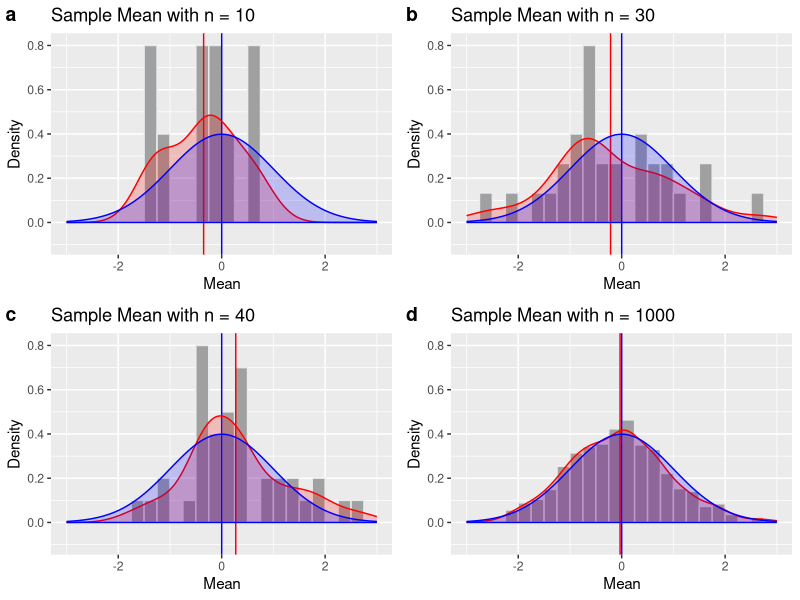

Recreate this plot in R.
## ---- chunk 1
knitr::opts_chunk$set(echo = TRUE)
## ---- chunk 2
options(scipen = 999)
options(digits = 3)

# Verify the simulation data is formatted as a list of n matrices
VERIFY_SOURCE_FILE = FALSE    # store to file
VERIFY_SOURCE_SCR  = FALSE    # print to screen
RUN_SIM_VERIFY     = FALSE    # run verification tests

# Verify the mean column data is stored as a list of lists.
VERIFY_MEAN_DISTRIB_FILE  = FALSE
VERIFY_MEAN_DISTRIB_SCR   = FALSE
RUN_VERIFY_MEAN_DISTRIB   = FALSE

# Verify the mean distribution images
VERIFY_MEAN_DIST_IMG      = FALSE
VERIFY_MEAN_DIST_IMG_FILE = FALSE
RUN_MEAN_DIST_IMG         = FALSE

# Verify the simulation data
VERIFY_SAMPLE_STATS_FILE  = FALSE
VERIFY_SAMPLE_STATS_SCR   = FALSE
RUN_VERIFY_STATS          = FALSE

# Verify the mean convergence image
VERIFY_CONVERGE_IMG       = FALSE
RUN_VERIFY_CONVERGE_IMG   = FALSE

# Verify the Tooth image
VERIFY_TOOTH_DATA         = FALSE
RUN_VERIFY_TOOTH_DATA     = FALSE

# Verify the TOOTH image
VERIFY_TOOTH_IMG          = FALSE
RUN_VERIFY_TOOTH_IMG      = FALSE

# Verify the convergence table
VERIFY_CONVERGE_TABLE     = FALSE
RUN_VERIFY_CONVERGE_TABLE = FALSE

# Verify the convergence table
VERIFY_TOOTH_SUMMARY      = FALSE
RUN_VERIFY_TOOTH_SUMMARY  = FALSE

# Verify the convergence table
RUN_CALCULATE_AREA_D      = FALSE
VERIFY_CALCULATE_AREA_D   = FALSE

# Verify the convergence table
EXECUTE      = TRUE

library(dplyr)
library(ggplot2)
library(gridExtra)
library(knitr)
library(kableExtra)
library(ggpubr)
library(matrixStats)
library(data.table)
library(sfsmisc)

set.seed(2063)


lambda       <- 0.2
sampleSize   <- 40
mu           <- 1/lambda
sigma        <- 1/lambda
variance     <- sigma^2
sampleSD     <- sigma/sqrt(sampleSize)

if(FALSE)
{
  print("CONSTANTS")
  print(paste0("lambda            = ", lambda))
  print(paste0("sampleSize        = ", sampleSize))
  print(paste0("mu                = ", mu))
  print(paste0("sigma             = ", sigma))
  print(paste0("variance          = ", variance))
  print(paste0("sampleSD          = ", sampleSD))
}

## ---- chunk 3

generateSimData <- function(sampleRepetition)
{
  if(RUN_SIM_VERIFY & VERIFY_MEAN_DISTRIB_SCR | FALSE)
  {
    print("generateSimData: verify inputs")
    print(paste0("sampleRepetitions = ", sampleRepetition))
    print(paste0("sampleSize   = ", sampleSize))
    print(paste0("lambda       = ", lambda))
  }

  # ----------------------------------------------------------------------------------
  simData <- list()

  for (i in 1:length(sampleRepetition)) {
    simData[[i]] <- matrix(rexp(sampleRepetition[i]*sampleSize, lambda),
                                   nrow = sampleSize, ncol = sampleRepetition[i])
  }
  # ----------------------------------------------------------------------------------

  if(RUN_SIM_VERIFY & VERIFY_SOURCE_FILE | FALSE)
  {
    print("generateSimData: store in simData_#.csv")
    filename <- paste0("simData_", sampleRepetition[i], ".csv")
    write.csv(sampleMatrix, filename, row.names=FALSE)
  }

  if(RUN_SIM_VERIFY & VERIFY_SOURCE_SCR | FALSE)
  {
    print("generateSimData: ")
    print(simData)
  }

  return (simData)
}

if(RUN_SIM_VERIFY)
{
  sampleRepetition  <- c(10, 20, 30, 40)

  simData <- generateSimData(sampleRepetition)

  print("RUN_SIM_VERIFY: simData")
  print(simData)
}

## ---- chunk 4

generateMeanDist <- function(sampleRepetition, simData)
{
  if(VERIFY_MEAN_DISTRIB_SCR | FALSE)
  {
    print("generateMeanDist: verify inputs")
    print(paste0("sampleRepetitions = ", sampleRepetition))
    print(paste0("lambda            = ", lambda))
    print(paste0("mu                = ", mu))
    print(paste0("variance            = ", variance))
    print(paste0("sampleSD         = ", sampleSD))
    # print("simData = ")
    # print(simData)
    print("Test sim data separately")
  }

  # ----------------------------------------------------------------------------------
  distributions     <- list()
  meanDistributions <- list()

  for (i in 1:length(sampleRepetition)) {
    distributions[[i]]   <- colMeans(simData[[i]])
  }

  transformToN <- function(sample) {
    (sample - mu)/sampleSD
  }

  for (i in 1:length(sampleRepetition)) {
    meanDistributions[[i]]   <- lapply(distributions[[i]], transformToN)
    meanDistributions[[i]]   <- c(unlist(meanDistributions[[i]]))
  }
  
  if(VERIFY_MEAN_DISTRIB_SCR | TRUE)
  {
    for (i in 1:length(sampleRepetition)) {
      print("distributions = ")
      print(distributions[i])
      print("meanDistributions = ")
      print(meanDistributions[i])
    }
  }

  # ----------------------------------------------------------------------------------

  if(VERIFY_MEAN_DISTRIB_FILE | TRUE)
  {
    print("generateMeanDist: store in simData_#.csv")
    for (i in 1:length(sampleRepetition)) {
      filename <- paste0("meanDistributions_", sampleRepetition[i], ".csv")
      write.csv(meanDistributions[[i]], filename, row.names=FALSE)
      
      filename2 <- paste0("distributions_", sampleRepetition[i], ".csv")
      write.csv(distributions[[i]], filename2, row.names=FALSE)
    }
  }

  if(VERIFY_MEAN_DISTRIB_SCR | FALSE)
  {
    print("generateMeanDist: meanDistributions")
    print(meanDistributions)
  }

  return (meanDistributions)
}

if(RUN_VERIFY_MEAN_DISTRIB)
{
  sampleRepetition  <- c(10, 20, 30, 40)

  simData           <- generateSimData(sampleRepetition)
  meanDistributions <- generateMeanDist(sampleRepetition, simData)

  print("RUN_VERIFY_MEAN_DISTRIB: meanDistributions")
  print(meanDistributions)
}

## ---- chunk 5

imageMeanDistribution <- function(sampleRepetition, meanDistributions, binRange)
{
  if(VERIFY_MEAN_DIST_IMG | FALSE)
  {
    print("imageMeanDistribution: verify inputs")
    print(paste0("sampleRepetitions = ", sampleRepetition))
    print(paste0("sampleSize        = ", sampleSize))
    print(paste0("lambda            = ", lambda))
    print(paste0("mu                = ", mu))
    print(paste0("variance          = ", variance))
    print(paste0("sampleSD          = ", sampleSD))
    # print("binRange = ")
    # print(binRange)
    print("Test binRange separately")
    # print("meanDistributions = ")
    # print(meanDistributions)
    print("Test meanDistributions separately")
  }

  # -----------------------------------------------------------------------------
  label <- c("a", "b","c","d")
  pltList <- list()

  for (i in 1:length(sampleRepetition)) {
    frame <- data.frame(pdf = meanDistributions[[i]])
    # frame  <- data.frame(pdf = meanDistributions[[i]])
    # colnames(frame) <- c("pdf")
    
    if(VERIFY_MEAN_DIST_IMG | FALSE)
    {
      # print(paste0("class meanDistributions[i] ", typeof(meanDistributions[i])))
      # print("imageMeanDistribution: meanDistributions[i]")
      # print(meanDistributions[i])
      print("imageMeanDistribution: frame")
      print(frame)
    }

    if(VERIFY_MEAN_DIST_IMG_FILE | FALSE)
    {
      print("generateMeanDist: store in simData_#.csv")
      filename <- paste0("meanDistributionsIMG_", sampleRepetition[i], ".csv")
      write.csv(meanDistributions[[i]], filename, row.names=FALSE)
      
      filename2 <- paste0("frame", sampleRepetition[i], ".csv")
      write.csv(frame, filename2, row.names=FALSE)

    }

    pltList[[i]] <- ggplot(frame, aes(x = pdf)) +
      geom_histogram(aes(y = ..density..), breaks = binRange, fill = "#a0a0a0",
                     color = "#e9ecef") +
      geom_vline(aes(xintercept=mean(pdf)), color="red", linewidth = 0.5) +
      geom_vline(aes(xintercept = 0.0), color="blue", linewidth = 0.5) +
      geom_density(alpha = 0.2, color = "red", fill="red")  +
      stat_function(fun = function (x)
        dnorm(x, mean =  0, sd = 1),
        color = "blue", fill = "blue",
                geom = "area", alpha = 0.2) +
      ggtitle(paste0("Sample Mean with n = ", sampleRepetition[i])) +
      scale_x_continuous(limits = c(-3, 3), "Mean") +
      scale_y_continuous(limits = c(-0.1, 0.81), "Density")
  }

  plt <- ggarrange(pltList[[1]], pltList[[2]], pltList[[3]], pltList[[4]],
          labels = label,
          ncol = 2, nrow = 2)

  ggsave(plot = plt, width = 6.0, height = 4.0, dpi = 300,
         filename = "distribution.png")

}

if(RUN_MEAN_DIST_IMG)
{
  sampleRepetition  <- c(10, 20, 30, 1000)
  binRange          <- seq(-3.0, 3.0, by = 0.5)

  simData           <- generateSimData(sampleRepetition)
  meanDistributions <- generateMeanDist(sampleRepetition, simData)
  imageMeanDistribution(sampleRepetition, meanDistributions, binRange)

  print("RUN_MEAN_DIST_IMG: check image")
}

## ---- chunk 6
# 
# doses    = c(0.5, 1.0, 2.0) # mg/day
# delivery = c("OJ", "AA")    # delivery of AA, OJ - Orange Juice, AA - Ascorbic Acid
# 
# nPigs    <- 60
# nLength  <- nPigs/(length(doses)*length(delivery))
# nBins    <- nPigs/nLength
# bw <- c(3, 3, 4, 3, 3, 4)
# p <- list()
# 
#   doseFactor  <- as.factor(ToothGrowth$dose)
#   allFactor   <- as.factor(paste0(ToothGrowth$supp, "-", ToothGrowth$dose))
#   
#   ToothGrowth <- cbind(ToothGrowth, doseFactor)
#   ToothGrowth <- cbind(ToothGrowth, allFactor)
#   # print("All factor")
#   # print(allFactor)
#   # print(ToothGrowth)
# 
# createTeethData <- function ()
# {
#   teethDF <- data.frame(matrix(0, nrow = 10, ncol = 0))
#   # toothLen <- ToothGrowth$len
#   treatmentName <- c()
#   # print("ToothGrowth:")
#   # print(class(ToothGrowth))
#   # print(ToothGrowth)
#   # print("toothLen:")
#   # print(class(toothLen))
#   # print(toothLen)
#   # print(toothLen[1:10])
#   for (i in 1:nBins){
#     # print(ToothGrowth[((i-1)*nLength + 1) : (i*nLength),])
#     # print(cbind(ToothGrowth[((i-1)*nLength + 1) : (i*nLength),]))
#     # print(paste0(i, " start = ", (i-1)*nLength + 1, " end = ", i*nLength))
#     # print(toothLen[((i-1)*nLength + 1) : (i*nLength)])
#     # print("------------------------------------")
#     # # teethDF <- cbind(teethDF, toothLen[((i-1)*nLength + 1) : (i*nLength)])
#     # treatmentName[i] <- paste0(ToothGrowth$supp[(i - 1)*10 + 1], 
#     #                            "_",  ToothGrowth$dose[(i - 1)*10 + 1])
#   }
#   # colnames(ToothGrowth) <- treatmentName
#   # print(ToothGrowth)
#   # print(toothLen)
#   # print(teethDF)
#   
#   return (teethDF)
# 
# }

# Now in the second portion of the project, we're going to analyze the ToothGrowth data in the R datasets package.
# Load the ToothGrowth data and perform some basic exploratory data analyses

# Provide a basic summary of the data.

# Use confidence intervals and/or hypothesis tests to compare tooth growth by supp and dose. (Only use the techniques from class, even if there's other approaches worth considering)

# State your conclusions and the assumptions needed for your conclusions.

# The response is the length of odontoblasts (cells responsible for tooth
# growth) in 60 guinea pigs. Each animal received one of three dose levels of
# vitamin C (0.5, 1, and 2 mg/day) by one of two delivery methods, orange juice
# or ascorbic acid (a form of vitamin C and coded as AA).
# https://www.rdocumentation.org/packages/datasets/versions/3.6.2/topics/ToothGrowth

## ---- chunk 7
# ```{r smGraph, echo = FALSE, fig.dim = c(4, 2)}

# createConvergencePlot <- function()
# {
#   # sampleSize  <- c(10, 20, 30, 40, 50, 60, 70, 80, 90,
#   #                  100, 200, 300, 400, 500, 600, 700, 800, 900,
#   #                  1000, 2000, 3000, 4000, 5000, 6000, 7000, 8000, 9000,
#   #                  10000)
# 
#   sampleSize   <- c(10, 20, 30, 40, 100, 1000, 10000, 100000, 1000000, 10000000)
#   meanColMatrix   <- setSource(sampleSize)
#   sampleStats  <- generateSampleStats(sampleSize, meanColMatrix)
# 
#   names(sampleStats) <- c("size", "mean", "variance")
#   print("generateSampleStats: sampleStats")
#   print(sampleStats)
# 
#   sampleStats <- sampleStats %>% mutate(variance = variance + 5.0)
# 
#   graphTics   <- c(5, 10, 100, 1000, 10000, 100000, 1000000, 10000000)
# 
#   plt <- ggplot(sampleStats, aes(x = size)) +
#     geom_line(aes(y=mean, color='Mean')) +
#     geom_line(aes(y=variance, color='Variance')) +
#     geom_hline(yintercept = 5, color="1/lambda") +
#     scale_x_log10(breaks = graphTics, limits = c(sampleSize[1],
#                   sampleSize[28]+1)) +
#     scale_y_continuous(limits = c( 4.6, 5.4 ), "Mean",
#     sec.axis = sec_axis(~ . - 5.0, name = "Variance")) +
#     ggtitle("Sample Mean and Variance") + xlab("Sample Size (log n)") +
#     scale_color_manual(
#       name='Statistic', breaks=c('Mean', 'Variance',"1/lambda"),
#       values=c('Mean'='blue', 'Variance'='red', "1/lambda"='black')) +
#     theme(plot.title = element_text(size = 10, hjust = 0.5),
#           axis.title.x = element_text(size = 8),
#           axis.title.y = element_text(size = 8),
#           axis.text.x = element_text(face="bold", size=6),
#           axis.text.y = element_text(face="bold", size=6),
#           legend.title = element_text(size = 6),
#           legend.text = element_text(size = 6),
#           legend.key.size = unit(2, 'mm'),
#           legend.position = c(0.85, 0.75))
# 
#   ggsave(plot = plt, width = 4.0, height = 2.5, dpi = 300,
#          filename = "converge.png")
# }

## ---- chunk 8
# 
# createHistograms <- function()
# {
#   sampleSize <- c(2, 10, 30, 40)
#   label <- c("a", "b","c","d")
# 
#   pltList <- list()
# 
#   meanColMatrix   <- setSource(sampleSize)
# 
#   for (i in 1:length(sampleSize)) {
#     frame  <- data.frame(pdf = meanColMatrix[,i])
# 
#     pltList[[i]] <- ggplot(frame, aes(x = pdf)) +
#       geom_histogram(binwidth = 0.5, fill="#000000", color="#e9ecef") +
#       stat_function(fun = function (x)
#         dnorm(x, mean =  mu, sd = sigma/sqrt(nSamples))*25,
#         color = "green") +
#       ggtitle(paste0("Sample Mean with n = ", sampleSize[i])) +
#       scale_x_continuous(limits = c(-1, 10.0), "Mean") +
#       scale_y_continuous(limits = c(-0.1, 20), "Count")
#   }
# 
#   plt <- ggarrange(pltList[[1]], pltList[[2]], pltList[[3]], pltList[[4]],
#           labels = label,
#           ncol = 2, nrow = 2)
# 
#   ggsave(plot = plt, width = 6.0, height = 4.0, dpi = 300,
#          filename = "distribution.png")
# }

## ---- chunk 9
# 
# createDotPlot <- function (x_axis)
# {
#   ToothGrowth$dotColor <- c(rep("blue",10),
#                             rep("green",10),
#                             rep("orange",10),
#                             rep("purple",10),
#                             rep("yellow",10),
#                             rep("red",10))
# 
#   g <- ggplot(ToothGrowth, aes_string(x = x_axis, y = "len"))
#   g + geom_boxplot() +
#     geom_dotplot(binaxis='y',
#                  stackdir='center',
#                  dotsize = .5,
#                  fill = ToothGrowth$dotColor) +
#     labs(title="Effect of Vitamin C on Tooth Growth",
#          subtitle="Delivery and Dosage",
#          caption="Source: ???",
#          x="Delivery (OJ, VC), Dosage(0.5, 1.0, 2.0)",
#          y="Tooth Length")
# 
# }

## ---- chunk 10
# 
#   statData <- data.frame(n = c(sampleStats$size[1],
#                           sampleStats$size[10],
#                           sampleStats$size[19],
#                           sampleStats$size[28]),
#                  Mean = c(sampleStats$mean[1],
#                           sampleStats$mean[10],
#                           sampleStats$mean[19],
#                           sampleStats$mean[28]),
#                  Deviation = c(sampleStats$st_dev[1],
#                                sampleStats$st_dev[10],
#                                sampleStats$st_dev[19],
#                                sampleStats$st_dev[28]))

# summarise_all(c("len", "dose"), mean)


## ---- chunk 11
#
#   histogramData <-
#     data.frame(
#       n          = c(sampleSize[1], sampleSize[10],
#                      sampleSize[19], sampleSize[21]),
#       Mean       = c(round(sampleMean[[1]]),
#                          round(sampleMean[[2]]),
#                          round(sampleMean[[3]]),
#                          round(sampleMean[[4]])),
#       DeltaMu    = c("- - - -",
#                          round(sampleMean[[2]] - sampleMean[[1]], digits = 3),
#                          round(sampleMean[[3]] - sampleMean[[2]], digits = 3),
#                          round(sampleMean[[4]] - sampleMean[[3]], digits = 3)),
#       Sigma      = c(sampleDeviation[[1]],
#                          sampleDeviation[[2]],
#                          sampleDeviation[[3]],
#                          sampleDeviation[[4]]),
#       DeltaSigma = c("- - - -",
#                      round(sampleDeviation[[2]] - sampleDeviation[[1]],
#                            digits = 3),
#                      round(sampleDeviation[[3]] - sampleDeviation[[2]],
#                            digits = 3),
#                      round(sampleDeviation[[4]] - sampleDeviation[[3]],
#                            digits = 3))
#       )

## ---- chunk 12

  # sampleMean      <- list()
  # sampleDeviation <- list()
  # comparisonSet <- c(1, 3, 10, 28)
  #
  # for (i in 1:length(comparisonSet)) {
  #   sampleMean[[i]]      <- mean(meanColMatrix[,comparisonSet[[i]]])
  #   sampleDeviation[[i]] <- sd(meanColMatrix[,comparisonSet[[i]]])
  # }

## ---- chunk 13

if(EXECUTE & TRUE)
{
  mu           <- 1/lambda
  var          <- mu^2/sqrt(sampleSize)
  sampleRepetition  <- c(10, 30, 40, 1000)
  binRange          <- seq(-3.0, 3.0, by = 0.25)

  simData <- generateSimData(sampleRepetition)
  meanDistributions <- generateMeanDist(sampleRepetition, simData)
  imageMeanDistribution(sampleRepetition, meanDistributions, binRange)
}

## ---- chunk 14
  # knitr::kable(statData)
## ---- chunk 15
  # knitr::kable(histogramData)
## ---- chunk 16

# set.seed(101)
# 
# nSamples     <- 40
# lambda       <- 0.2
# mu           <- 1/lambda
# sigma        <- 1/lambda
# var          <- 1/lambda^2
# exponentSampleMatrix <- matrix()
# 
# # Simulate 1,000 samples with 40 observations each
# setSource <- function (sampleSize)
# {
#   meanColMatrix          <- matrix(nrow = 0, ncol = nSamples)
#   
#   # print(paste0("sample len ", length(sampleSize)))
#   # print("meanMat data")
#   # print("sampleSize[i]   mu   sigma")
# 
#   for (i in 1:length(sampleSize)) {
#     
#         #                                    40
#         # +-+-+-+-+-+-+-+-+-+-+-+-+-+-+-+-+-+-+-+-+-+-+-+-+-+-+-+-+-+-+-+-+-+-+-+-+-+-+-+
#         # +-+-+-+-+-+-+-+-+-+-+-+-+-+-+-+-+-+-+-+-+-+-+-+-+-+-+-+-+-+-+-+-+-+-+-+-+-+-+-+
#         # +-+-+-+-+-+-+-+-+-+-+-+-+-+-+-+-+-+-+-+-+-+-+-+-+-+-+-+-+-+-+-+-+-+-+-+-+-+-+-+
#         # +-+-+-+-+-+-+-+-+-+-+-+-+-+-+-+-+-+-+-+-+-+-+-+-+-+-+-+-+-+-+-+-+-+-+-+-+-+-+-+
#         # +-+-+-+-+-+-+-+-+-+-+-+-+-+-+-+-+-+-+-+-+-+-+-+-+-+-+-+-+-+-+-+-+-+-+-+-+-+-+-+  nSamples
#         # +-+-+-+-+-+-+-+-+-+-+-+-+-+-+-+-+-+-+-+-+-+-+-+-+-+-+-+-+-+-+-+-+-+-+-+-+-+-+-+
#         # +-+-+-+-+-+-+-+-+-+-+-+-+-+-+-+-+-+-+-+-+-+-+-+-+-+-+-+-+-+-+-+-+-+-+-+-+-+-+-+
#         # +-+-+-+-+-+-+-+-+-+-+-+-+-+-+-+-+-+-+-+-+-+-+-+-+-+-+-+-+-+-+-+-+-+-+-+-+-+-+-+
#         # +-+-+-+-+-+-+-+-+-+-+-+-+-+-+-+-+-+-+-+-+-+-+-+-+-+-+-+-+-+-+-+-+-+-+-+-+-+-+-+
#         # +-+-+-+-+-+-+-+-+-+-+-+-+-+-+-+-+-+-+-+-+-+-+-+-+-+-+-+-+-+-+-+-+-+-+-+-+-+-+-+
# 
# # MDist   ------------------------------------------------------------------------------> 10z`
# # MDist   ------------------------------------------------------------------------------> 20
# 
#     exponentSampleMatrix <- matrix(rexp(sampleSize[i]*nSamples, lambda), 
#                                    nrow = sampleSize[i], ncol = nSamples)
#           
# 
#     # print("setSource: dims(exponentSampleMatrix)")
#     # print(dim(exponentSampleMatrix))
#     # print("setSource: colMeans(exponentSampleMatrix)")
#     # print(colMeans(exponentSampleMatrix))
#     # print(exponentSampleMatrix)
#     
#     meanColMatrix       <- rbind(meanColMatrix, colMeans(exponentSampleMatrix))
# 
#     filename <- paste0("sampleMatrix", sampleSize[i], ".csv")
#     write.csv(exponentSampleMatrix, filename, row.names=FALSE)
# 
#     filename <- paste0("meanColMatrix", sampleSize[i], ".csv")
#     write.csv(meanColMatrix, filename, row.names=FALSE)
# 
#     mu      <- mean(meanColMatrix[i,])
#     variance   <- var(meanColMatrix[i,])
#     print(paste0(sampleSize[i], "   ", mu, "   ", variance))
#   }
# 
#   return (meanColMatrix)
# }
# 

## ---- chunk 17
# 
# generateSampleStats <- function (sampleSize, meanColMatrix)
# {
#   print("generateSampleStats: meanColMatrix")
#   # print(dim(meanColMatrix))
#   # print(meanColMatrix)
# 
#   sampleStats         <- data.frame()
#   for (i in 1:length(sampleSize)) {
#     # print("generateSampleStats: length(meanColMatrix[i,]")
#     # print(length(meanColMatrix[i,]))
#     # print("generateSampleStats: meanColMatrix[i]")
#     # print(meanColMatrix)
#     sampleStats  <-
#       rbind(sampleStats, list(sampleSize[i], mean(meanColMatrix[i,]), var(meanColMatrix[i,])))
#   }
#   colnames(sampleStats) <- c("Size", "Mean", "Variance")
# 
# print("generateSampleStats: sampleStats")
# # print(sampleStats)
# filename <- paste0("sampleStats", sampleSize[i], ".csv")
# write.csv(sampleStats, filename, row.names = FALSE)
# 
#   return (sampleStats)
# }
# sampleSize   <- c(10, 20, 30, 40)
# # sampleSize   <- c(10, 20, 30, 40, 100, 1000, 10000, 100000, 1000000, 10000000)
# meanColMatrix   <- setSource(sampleSize)
# sampleStats  <- generateSampleStats(sampleSize, meanColMatrix)
